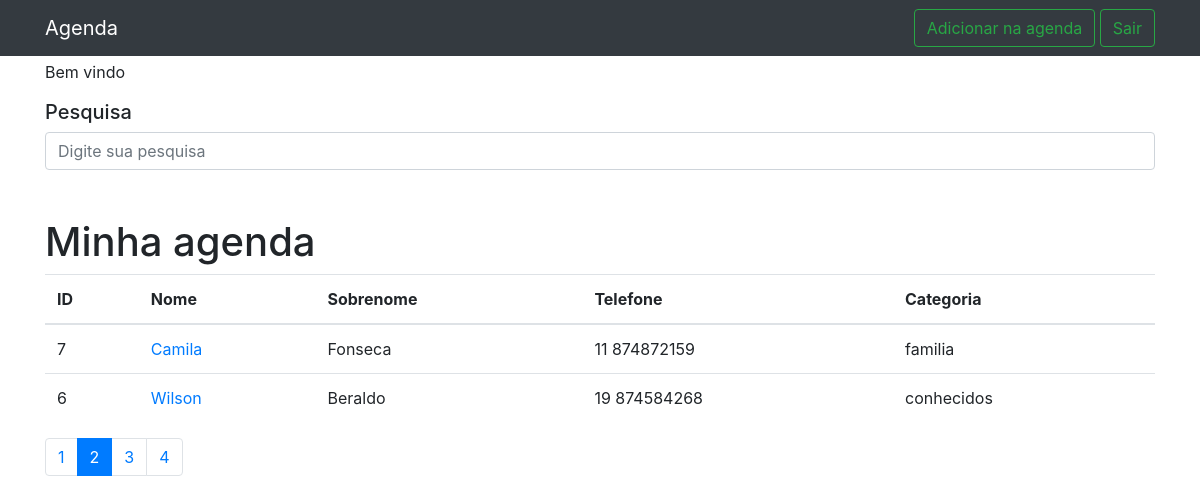
/?p=2&termo= (signed in), run on the app's committed database.
### contato/models.py (models this page shows, shortened)
class Contato(models.Model):
    nome = models.CharField(max_length= 50)
    sobrenome = models.CharField(max_length= 50, blank= True)
    telefone = models.CharField(max_length= 20)
    email = models.EmailField(max_length= 50, blank=True)
    data_criacao = models.DateTimeField(default= timezone.now)
    descricao = models.TextField(blank= True)
    categoria = models.ForeignKey(Categoria, on_delete= models.DO_NOTHING)
    mostrar = models.BooleanField(default= True)
    foto = models.ImageField(blank= True, upload_to='fotos/%Y/%m/%d')

class Categoria(models.Model):
    categoria = models.CharField(max_length= 50)
    def __str__(self) -> str:
        return self.categoria

### contato/views.py (the view)
# urls.py: path('', views.index, name='index'),
@login_required(redirect_field_name='login')
def index(request):
    lista_contatos = Contato.objects.order_by('-id').filter(mostrar= True)
    paginator = Paginator(lista_contatos, 2)
    paginas = request.GET.get('p')
    contatos = paginator.get_page(paginas)
    return render(request, 'index.html', {'contatos': contatos})

### contato/templates/index.html (shortened to what this page needs)
{% extends 'base.html' %}
{% block conteudo %}
<p class="mt-1">Bem vindo {{user.first_name}} {{user.last_name}}</p>
    <h5 class="mt-1">Pesquisa</h5>
    <form method="get" action="{% url 'busca' %}">
        <div class="form-group row">
            <div class="col-12">
            <input class="form-control"
                    type="search" value="{{ request.GET.termo }}"
                    id="search-input"
                    placeholder="Digite sua pesquisa"
                    name="termo">
            </div>
        </div>
    </form>
    <h1 class="mt-5">Minha agenda</h1>
    <table class="table">
        <thead>
        <tr>
            <th>ID</th>
            <th>Nome</th>
            <th>Sobrenome</th>
            <th>Telefone</th>
            <th>Categoria</th>
        </tr>
        </thead>
        <tbody>
        {% for contato in contatos %}
            <tr>
                <td>{{contato.id}}</td>
                <td>
                    <a href="{% url 'detalhes' contato.id %}">{{contato.nome}}</a>
                </td>
                <td>{{contato.sobrenome}}</td>
                <td>{{contato.telefone}}</td>
                <td>{{contato.categoria}}</td>
            </tr>
        {% endfor %}
        </tbody>
    </table>
    <nav aria-label="Page navigation example">
        <ul class="pagination">
            {% for pagina in contatos.paginator.page_range %}
                {% if  contatos.number == pagina %}
                    <li class="page-item active">
                        <a class="page-link" href="?p={{pagina}}&termo={{request.GET.termo}}">{{ pagina}}</a>
                    </li>
                {% else %}
                    <li class="page-item">
                        <a class="page-link" href="?p={{pagina}}&termo={{request.GET.termo}}">{{pagina}}</a>
                    </li>
                {% endif %}
            {% endfor %}
        </ul>
    </nav>
{% endblock conteudo %}

### data on the page
Contato: id "7", nome "Camila", sobrenome "Fonseca", telefone "11 874872159", categoria "familia"
Contato: id "6", nome "Wilson", sobrenome "Beraldo", telefone "19 874584268", categoria "conhecidos"

### other printed values
{{ pagina }} "1" "3" "4"
{{ pagina }} "2"
